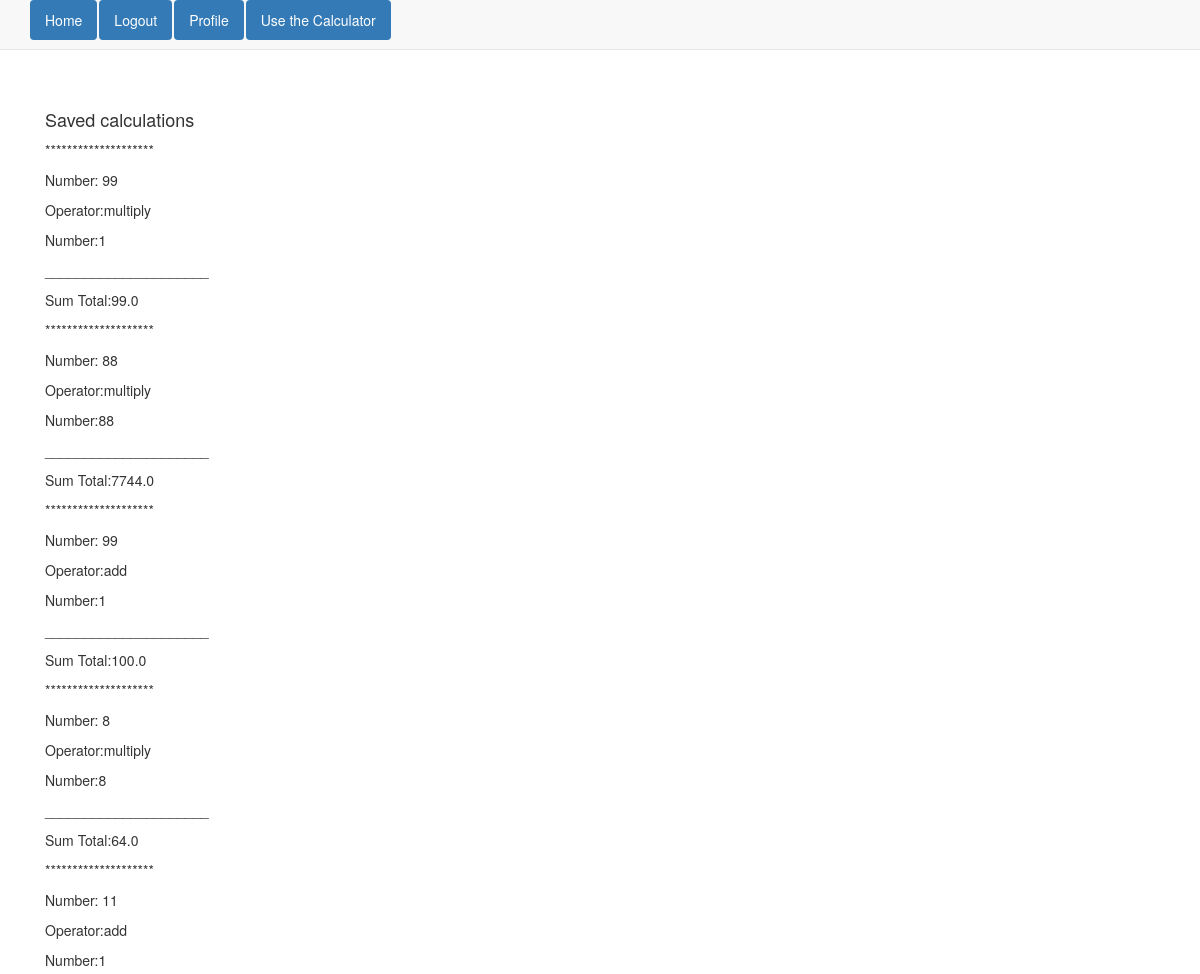
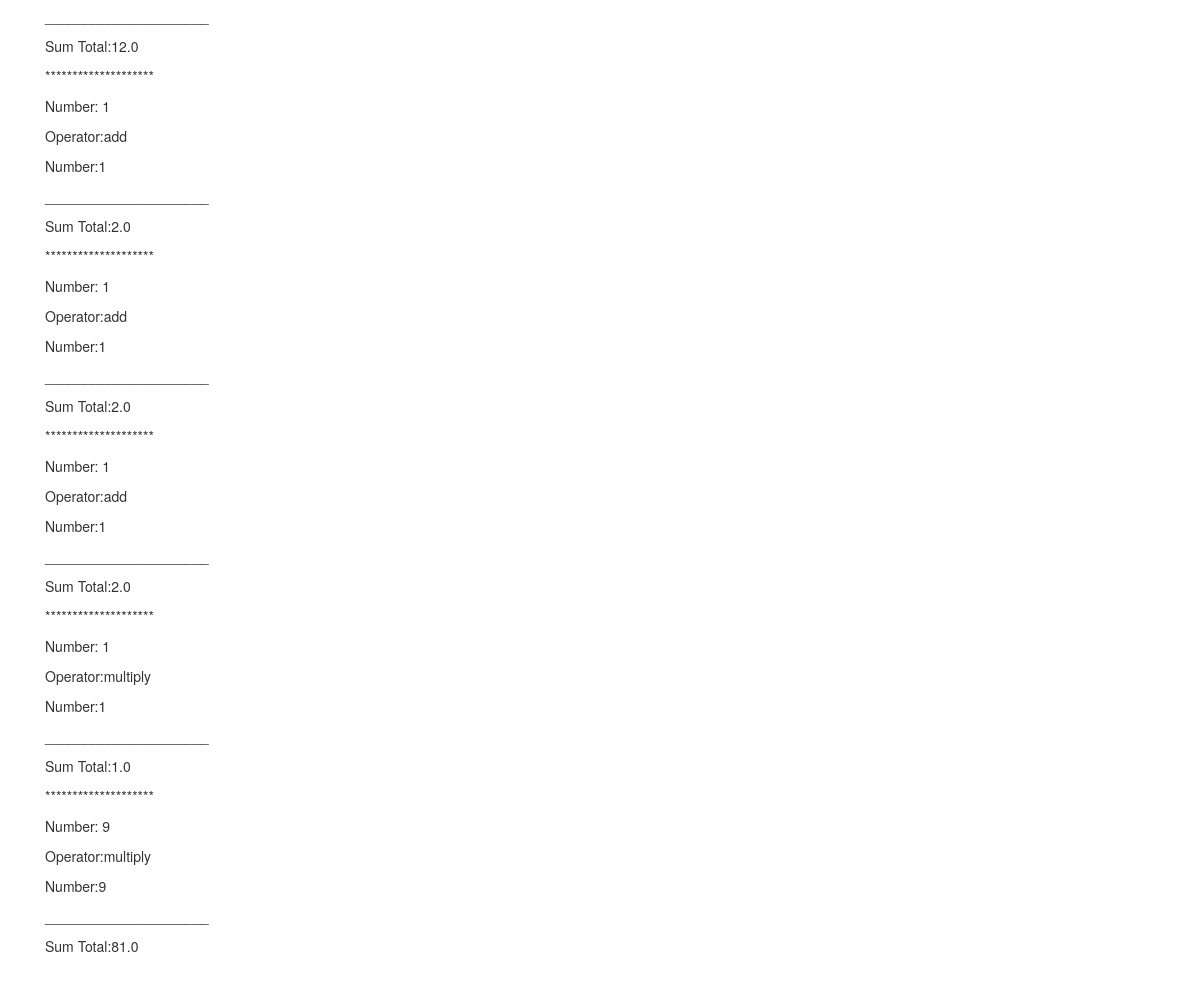
/accounts/profile/ (signed in), run on the app's committed database (2 pictures, top to bottom).
### calcapp/models.py (models this page shows, shortened)
class SavedCalc(models.Model):
    left = models.IntegerField()
    operators = models.CharField(max_length=15)
    right = models.IntegerField()
    total = models.FloatField()
    loguser = models.ForeignKey('auth.User')

### calcapp/views.py (the view)
# urls.py: url(r'^accounts/profile/$',profile_view, name="profile_view")
def profile_view(request):
    save_calc = SavedCalc.objects.filter(loguser=request.user)
    return render(request, 'profiles.html', {"save_calc":save_calc})

### templates/profiles.html
{% extends 'base.html' %}
{% load staticfiles %}
{% block content %}
<div class="container">
<br>
<br>
<br>
<h4>Saved calculations</h4>
{% for item in save_calc %}
<p>********************</p>
<p>Number: {{ item.left }}</p>
<p>Operator:{{ item.operators }}</p>
<p>Number:{{item.right }}</p>
<p>_____________________</p>
<p>Sum Total:{{item.total}}
{% endfor %}
</div>
{% endblock %}

### data on the page
SavedCalc: left "99", operators "multiply", right "1", total "99.0"
SavedCalc: left "88", operators "multiply", right "88", total "7744.0"
SavedCalc: left "99", operators "add", right "1", total "100.0"
SavedCalc: left "8", operators "multiply", right "8", total "64.0"
SavedCalc: left "11", operators "add", right "1", total "12.0"
SavedCalc: left "1", operators "add", right "1", total "2.0"
SavedCalc: left "1", operators "add", right "1", total "2.0"
SavedCalc: left "1", operators "add", right "1", total "2.0"
SavedCalc: left "1", operators "multiply", right "1", total "1.0"
SavedCalc: left "9", operators "multiply", right "9", total "81.0"
